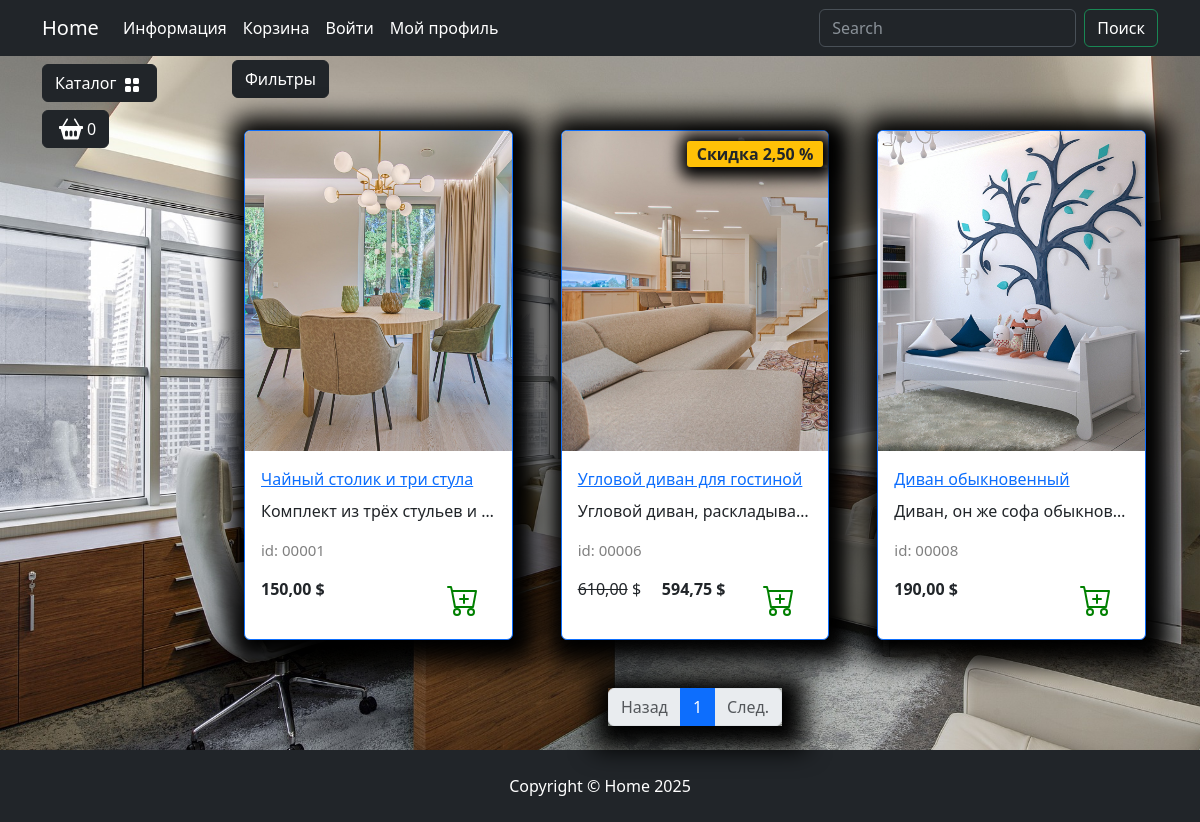
Page /catalog/gostinaya on the earlier database version.
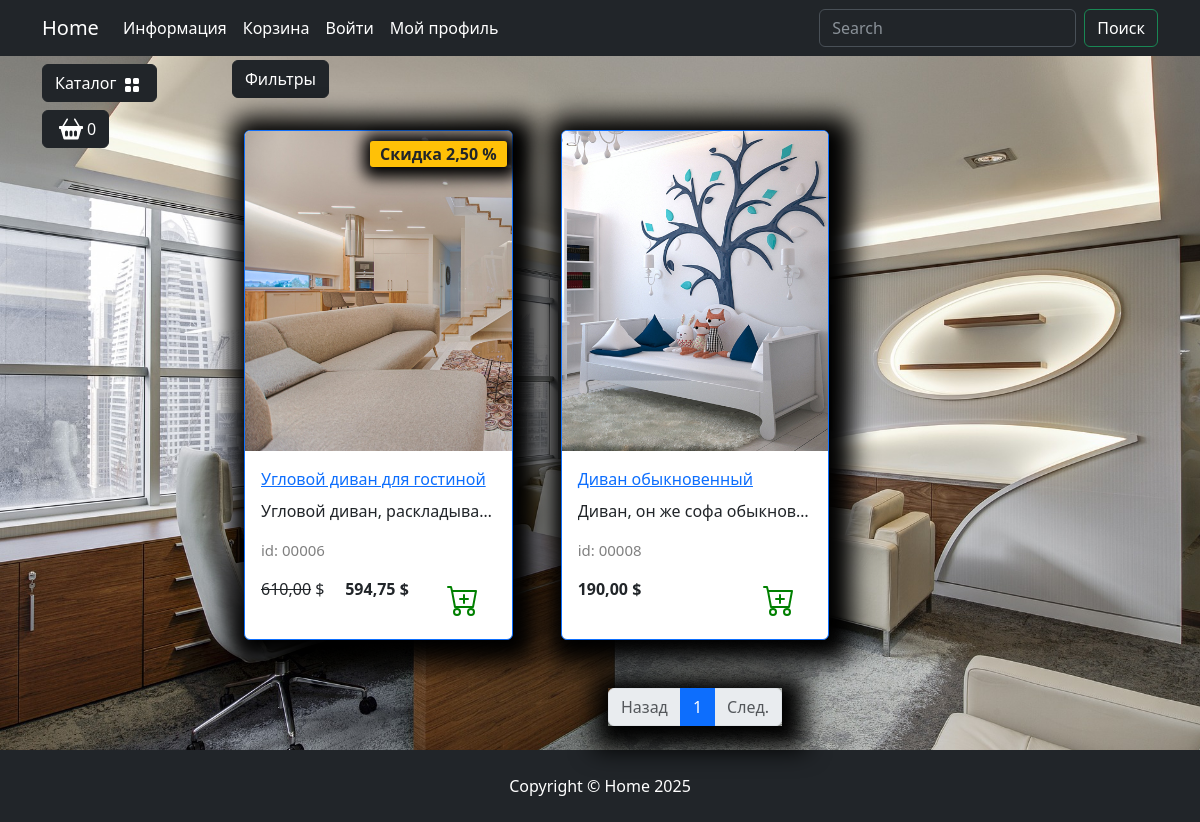
Same page on the later database version.
### goods/models.py (models this page shows, shortened)
class Products(models.Model):
    name = models.CharField(max_length=150, unique=True, verbose_name='Название')
    slug = models.SlugField(max_length=200, unique=True, blank=True, null=True, verbose_name='URL')
    description = models.TextField(blank=True, null=True, verbose_name='Описание')
    image = models.ImageField(upload_to='goods_images', blank=True, null=True, verbose_name='Изображение')
    price = models.DecimalField(default=0.00, max_digits=7, decimal_places=2, verbose_name='Цена')
    discount = models.DecimalField(default=0.00, max_digits=4, decimal_places=2, verbose_name='Скидка в %')
    quantity = models.PositiveIntegerField(default=0, verbose_name='Колличество')
    category = models.ForeignKey(to=Categories, on_delete=models.CASCADE, verbose_name='Категория')
    class Meta:
        db_table = 'product'
        verbose_name = 'Продукт'
        verbose_name_plural = 'Продукты'
        ordering = ('id',)
    def display_id(self):
        return f'{self.id:05}'
    def sell_price(self):
        if self.discount:
            return round(self.price-self.price*self.discount/100, 2)
        return self.price

### goods/views.py (the view)
# urls.py: path('catalog/', include('goods.urls', namespace='catalog')),
def catalog(request, category_slug, page=1):
    if category_slug == 'all':
        goods = Products.objects.all()
    else:
        goods = get_list_or_404(Products.objects.filter(category__slug=category_slug))
    paginator = Paginator(goods, 3)
    current_page = paginator.page(page)
    context = {
        "title": "Home - Каталог",
        "goods": current_page,
        "slug_url": category_slug,
    }
    return render(request, "goods/catalog.html", context)

### goods/templatetags/goods_tags.py (called while the page is built)
@register.simple_tag()
def tag_categories():
    return Categories.objects.all()

### goods/templates/goods/catalog.html (shortened to what this page needs)
{% extends "main/base.html" %}
{% load static %}
{% block content %}
<div class="row">
    <div class="dropdown mb-2">
        <button class="btn btn-secondary dropdown-toggle btn-dark" type="button" data-bs-toggle="dropdown"
            aria-expanded="false">
            Фильтры
        </button>
    </div>
    {% for product in goods %}
        <div class="col-lg-4 col-md-6 p-4">
            <div class="card border-primary rounded custom-shadow">
                {% if product.image %}
                    <img src="{{ product.image.url }}" class="card-img-top" alt="{{ product.name }}">
                {% else %}
                    <img src="{% static "deps/images/Not found image.png" %}" class="card-img-top" alt="...">
                {% endif %}
                <div class="card-body">
                    <a href="{% url "catalog:product" product.slug %}">
                        <p class="card-title">{{ product.name }}</p>
                    </a>
                    <p class="card-text text-truncate">{{ product.description }}</p>
                    <p class="product_id">id: {{ product.display_id }}</p>
                    <div class="d-flex justify-content-between">
                        {% if product.discount %}
                            <p><s>{{product.price}}</s> $</p>
                            <p><strong>{{ product.sell_price }} $</strong></p>
                            <span class="badge bg-warning text-dark">Скидка {{ product.discount }} %</span>
                        {% else %}
                            <p><strong>{{ product.price }} $</strong></p>
                        {% endif %}
                        <a href="#" class="btn add-to-cart">
                            <img class="mx-1" src="{% static "deps/icons/cart-plus.svg" %}" alt="Catalog Icon"
                                width="32" height="32">
                        </a>
                    </div>
                </div>
            </div>
        </div>
    {% endfor %}
</div>
<nav aria-label="Page navigation example">
    <ul class="pagination justify-content-center my-4">
        <div class="custom-shadow d-flex">
            <li class="page-item {% if not goods.has_previous %}disabled{% endif %}">
                <a class="page-link" href="{% if goods.has_previous %}
                {% url "catalog:index" slug_url goods.previous_page_number %}
                {% else %}
                    #
                {% endif %}">
                    Назад
                </a>
            </li>
            {% for page in goods.paginator.page_range %}
                {% if page >= goods.number|add:-2 and page <= goods.number|add:2 %}
                    <li class="page-item">
                        <a class="page-link {% if goods.number == page %} active {% endif %}" href="{% url "catalog:index" slug_url page %}">{{ page }}</a>
                    </li>
                {% endif %}
            {% endfor %}
            <li class="page-item {% if not goods.has_next %}disabled{% endif %}">
                <a class="page-link" href="{% if goods.has_next %}
                {% url "catalog:index" slug_url goods.next_page_number %}
                {% else %}
                    #
                {% endif %}">
                    След.
                </a>
            </li>
        </div>
    </ul>
</nav>
{% endblock content %}
{% block footer %}
<footer class="py-4 bg-dark">
    <div class="container">
        <p class="m-0 text-center text-white">Copyright &copy; Home 2025</p>
    </div>
</footer>
{% endblock footer %}

Differences in the rows shown:
no longer on this page (row edited): Products: image (picture), name "Чайный столик и три стула", description "Комплект из трёх стульев и…", display_id "00001", price "150,00"
